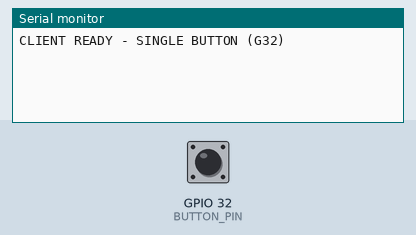
A sketch run on a simulated ESP32. Parts: the last lines printed to the serial monitor. Inputs (shaded band) come from the test bench; at power-on: GPIO 32 (BUTTON_PIN) HIGH. WiFi joins after 1.5 s; servers stay silent unless stated; I2S audio is not simulated (input reads silence).

Above: at 2.9 s.
3.0 s: GPIO 32 (BUTTON_PIN) pulled LOW for 0.15 s
At 3.7 s:
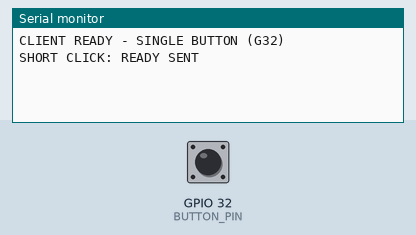
4.6 s: GPIO 32 (BUTTON_PIN) pulled LOW for 3.2 s
At 9.0 s:
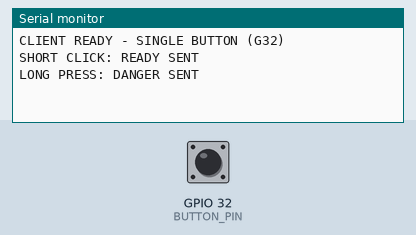

The sketch:

client_integrated.ino
```cpp
#include <WiFi.h>
#include <ArduinoWebsockets.h>
#include "driver/i2s.h"

// --- HARDWARE CONFIG ---
#define I2S_WS_RX  27
#define I2S_SCK_RX 14
#define I2S_SD_RX  12
#define BUTTON_PIN 32

using namespace websockets;
WebsocketsClient client;

// Timing variables for Single-Button Logic
unsigned long buttonPressTime = 0;
bool isPressing = false;
const int LONG_PRESS_TIME = 1000; // 1 second threshold

// I2S Configuration
const i2s_config_t i2s_config_rx = {
  .mode = (i2s_mode_t)(I2S_MODE_MASTER | I2S_MODE_RX),
  .sample_rate = 16000,
  .bits_per_sample = I2S_BITS_PER_SAMPLE_32BIT,
  .channel_format = I2S_CHANNEL_FMT_ONLY_LEFT,
  .communication_format = (i2s_comm_format_t)(I2S_COMM_FORMAT_I2S | I2S_COMM_FORMAT_I2S_MSB),
  .intr_alloc_flags = ESP_INTR_FLAG_LEVEL1,
  .dma_buf_count = 32,
  .dma_buf_len = 64
};

const i2s_pin_config_t pin_config_rx = {
  .bck_io_num = I2S_SCK_RX,
  .ws_io_num = I2S_WS_RX,
  .data_out_num = I2S_PIN_NO_CHANGE,
  .data_in_num = I2S_SD_RX
};

// Audio Scaling Logic
void i2s_adc_data_scale(uint8_t * d_buff, uint8_t* s_buff, uint32_t len) {
    uint32_t j = 0;
    for (int i = 0; i < len; i += 2) {
        uint16_t dac_value = ((((uint16_t) (s_buff[i + 1] & 0xf) << 8) | ((s_buff[i + 0]))));
        d_buff[j++] = 0;
        d_buff[j++] = dac_value * 256 / 2048 ;
    }
}

static void i2s_adc_task(void *arg) {
    i2s_driver_install(I2S_NUM_1, &i2s_config_rx, 0, NULL);
    i2s_set_pin(I2S_NUM_1, &pin_config_rx);
    size_t bytes_read;
    uint8_t* i2s_read_buff = (uint8_t*) calloc(1024, sizeof(uint8_t));
    uint8_t* flash_write_buff = (uint8_t*) calloc(1024, sizeof(uint8_t));

    while (1) {
        if (client.available()) {
            i2s_read(I2S_NUM_1, (void*) i2s_read_buff, 1024, &bytes_read, portMAX_DELAY);
            i2s_adc_data_scale(flash_write_buff, i2s_read_buff, 1024);
            client.sendBinary((const char*)flash_write_buff, 1024);
        }
        vTaskDelay(1);
    }
}

void setup() {
    Serial.begin(115200);
    pinMode(BUTTON_PIN, INPUT_PULLUP);

    WiFi.begin("Micky_Project", "password123");
    while (WiFi.status() != WL_CONNECTED) { delay(500); }
    while (!client.connect("192.168.4.1", 8888, "/")) { delay(500); }

    xTaskCreate(i2s_adc_task, "MicTask", 4096, NULL, 1, NULL);
    Serial.println("CLIENT READY - SINGLE BUTTON (G32)");
}

void loop() {
    client.poll();
    int buttonState = digitalRead(BUTTON_PIN);

    // Press detected
    if (buttonState == LOW && !isPressing) {
        buttonPressTime = millis();
        isPressing = true;
    }

    // Release detected
    if (buttonState == HIGH && isPressing) {
        unsigned long holdDuration = millis() - buttonPressTime;

        if (holdDuration >= LONG_PRESS_TIME) {
            Serial.println("LONG PRESS: DANGER SENT");
            client.send("DANGER");
        } else if (holdDuration > 50) { // Debounce
            Serial.println("SHORT CLICK: READY SENT");
            client.send("READY");
        }
        isPressing = false;
    }

    if (Serial.available()) {
        String sms = Serial.readStringUntil('\n'); sms.trim();
        if (sms.length() > 0) client.send(sms);
    }
}
```

Measured:
- after the input at 3.0 s, the serial monitor: prints a new line after 0.15 s (image 1)
- after the input at 4.6 s, the serial monitor: prints a new line after 3.2 s (image 2)
